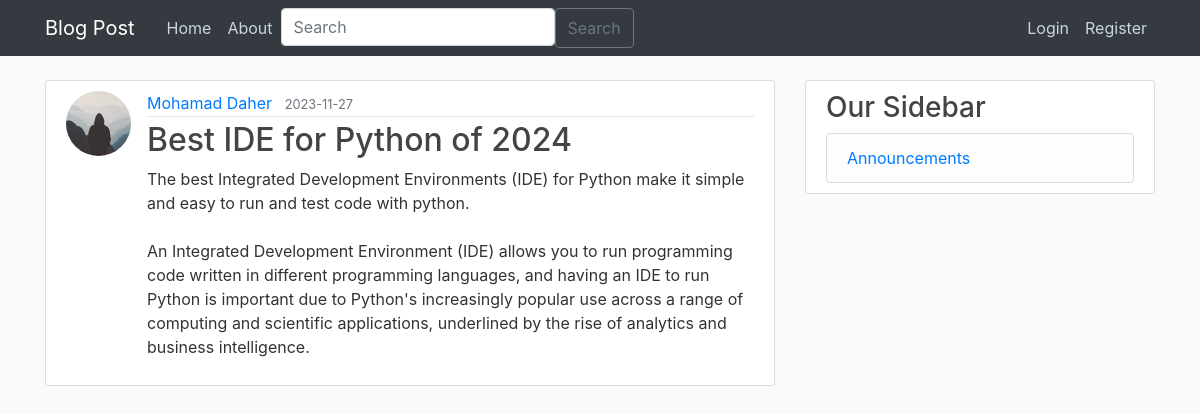
Screenshot of /blog/post/28 with the database file from the repository.
### flaskproject/models.py (models this page shows, shortened)
class User(db.Model, UserMixin):
    id = db.Column(db.Integer, primary_key=True)
    username = db.Column(db.String(20), unique=True, nullable=False)
    email = db.Column(db.String(120), unique=True, nullable=False)
    image_file = db.Column(db.String(20), nullable=False, default="default.jpg")
    password = db.Column(db.String(60), nullable=False)
    posts = db.relationship("Post", backref="author", lazy=True)

class Post(db.Model):
    id = db.Column(db.Integer, primary_key=True)
    title = db.Column(db.String(100), nullable=False)
    date_posted = db.Column(db.DateTime, nullable=False, default=datetime.utcnow)
    content = db.Column(db.Text, nullable=False)
    user_id = db.Column(db.Integer, db.ForeignKey("user.id"), nullable=False)

### flaskproject/posts/routes.py (the view)
@posts.route("/post/<int:post_id>")
def post(post_id):
    post = Post.query.get_or_404(
        post_id
    )  # give the post with this id if exist or 404 if doesn't
    return render_template("post.html", title=post.title, post=post)

### flaskproject/posts/forms.py
class SearchForm(FlaskForm):
    searched = StringField("Searched", validators=[DataRequired()])
    submit = SubmitField("Submit")

### flaskproject/posts/routes.py (called while the page is built)
@posts.app_context_processor
def base():
    form = SearchForm()
    return dict(form=form)

### flaskproject/templates/post.html (shortened to what this page needs)
{% extends "layout.html" %}
{% block content %}
  <article class="media content-section">
    <img class="rounded-circle article-img" src="{{ url_for('static', filename='profile_pics/' + post.author.image_file) }}">
    <div class="media-body">
      <div class="article-metadata">
        <a class="mr-2" href="{{ url_for('users.user_posts', username=post.author.username) }}">{{ post.author.username }}</a>
        <small class="text-muted">{{ post.date_posted.strftime('%Y-%m-%d') }}</small>
      </div>
      <h2 class="article-title">{{ post.title }}</h2>
      <p class="article-content">{{ post.content }}</p>
    </div>
  </article>
{% endblock content %}

### flaskproject/static/main.css (style rules this page uses)
body { background: #fafafa; color: #333333; margin-top: 5rem; }
h1, h2, h3, h4, h5, h6 { color: #444444; }
.content-section { background: #ffffff; padding: 10px 20px; border: 1px solid #dddddd; border-radius: 3px; margin-bottom: 20px; }
.article-title { color: #444444; }
.article-content { white-space: pre-line; }
.article-img { height: 65px; width: 65px; margin-right: 16px; }
.article-metadata { padding-bottom: 1px; margin-bottom: 4px; border-bottom: 1px solid #e3e3e3 }

### rows the page displays
User: image_file (placeholder picture), author.username "Mohamad Daher"
Post: date_posted "2023-11-27", title "Best IDE for Python of 2024", content "The best Integrated Development Environments (IDE) for Python make it simple and easy to run and test code with python. An Integrated Development Environment (IDE) allows you to run programming code written in different programming languages, and having an IDE to run Python is important due to Python's increasingly popular use across a range of computing and scientific applications, underlined by the rise of analytics and business intelligence."
